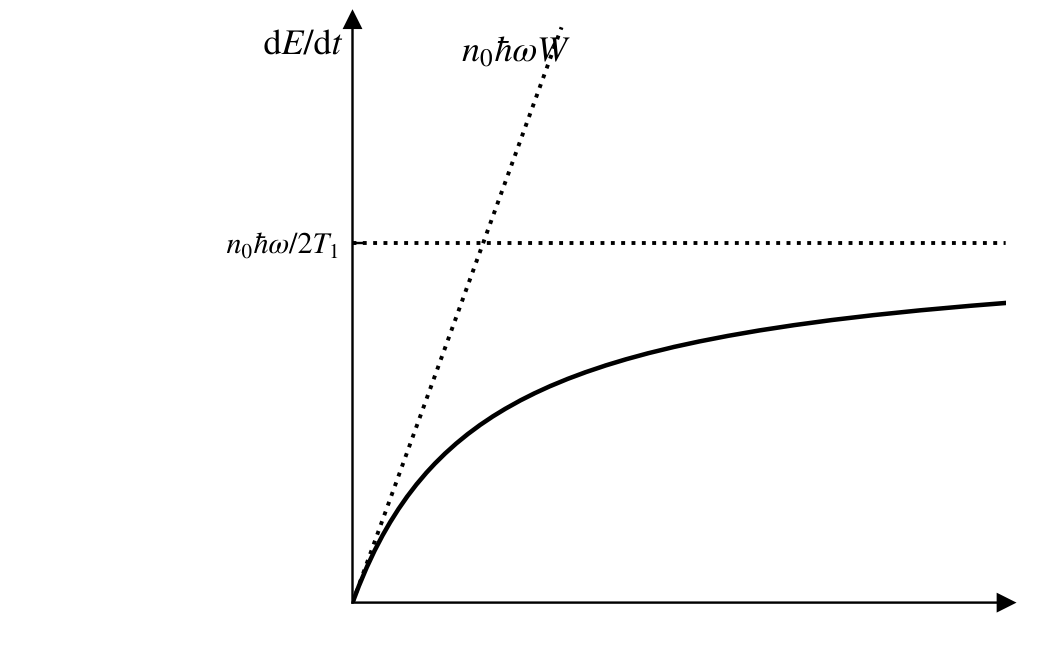

Here is the Python script that generated this plot:
# -*- coding: utf-8 -*-
# 图 3.11 吸收速率随泵浦强度 W 的饱和：dE/dt = n0 hw W / (1 + 2 W T1)（式 3.25）
import sys
sys.path.insert(0, r'E:\AI整理书籍\磁学\book\fig_src')
import numpy as np
import matplotlib.pyplot as plt
from mplstyle import save_fig

fig, ax = plt.subplots(figsize=(4.8, 3.1))
plt.subplots_adjust(left=0.34, right=0.97, bottom=0.10, top=0.97)

W = np.linspace(0, 2.5, 500)          # 单位 1/T1
y = 2 * W / (1 + 2 * W)               # 单位 n0 hw / 2T1（饱和值取 1）

ax.plot(W, y, 'k-', lw=1.5)                       # 实线：饱和曲线
ax.plot([0, 2.5], [1, 1], 'k:', lw=1.3)           # 水平渐近线（饱和值）
ax.plot([0, 0.8], [0, 1.6], 'k:', lw=1.3)         # 初始斜率 n0 hw W

ax.set_xlim(0, 2.5)
ax.set_ylim(0, 1.62)
ax.set_xticks([]); ax.set_yticks([1.0])
ax.set_yticklabels([r'$n_0\hbar\omega/2T_1$'])
ax.tick_params(axis='y', length=3.5, pad=3, top=False, right=False)
for sp in ('top', 'right'):
    ax.spines[sp].set_visible(False)
ax.spines['left'].set_position(('data', 0))
ax.spines['bottom'].set_position(('data', 0))
ax.plot(2.5, 0, '>k', clip_on=False, ms=5)
ax.plot(0, 1.62, '^k', clip_on=False, ms=5)

ax.text(-0.03, 1.52, r'$\mathrm{d}E/\mathrm{d}t$', ha='right', fontsize=12)
ax.text(0.42, 1.50, r'$n_0\hbar\omega W$', ha='left', fontsize=12)

save_fig(fig, 'ch3', 'fig3_11')
